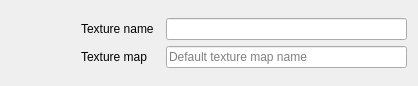
<?xml version="1.0" encoding="UTF-8"?>
<ui version="4.0">
 <class>ImportedTile</class>
 <widget class="QWidget" name="ImportedTile">
  <property name="geometry">
   <rect>
    <x>0</x>
    <y>0</y>
    <width>418</width>
    <height>81</height>
   </rect>
  </property>
  <property name="windowTitle">
   <string>Form</string>
  </property>
  <layout class="QHBoxLayout" name="horizontalLayout">
   <item>
    <widget class="QLabel" name="preview">
     <property name="sizePolicy">
      <sizepolicy hsizetype="Preferred" vsizetype="Preferred">
       <horstretch>0</horstretch>
       <verstretch>0</verstretch>
      </sizepolicy>
     </property>
     <property name="minimumSize">
      <size>
       <width>64</width>
       <height>64</height>
      </size>
     </property>
     <property name="maximumSize">
      <size>
       <width>64</width>
       <height>64</height>
      </size>
     </property>
     <property name="text">
      <string/>
     </property>
     <property name="scaledContents">
      <bool>true</bool>
     </property>
    </widget>
   </item>
   <item>
    <layout class="QVBoxLayout" name="verticalLayout">
     <item>
      <spacer name="verticalSpacer">
       <property name="orientation">
        <enum>Qt::Vertical</enum>
       </property>
       <property name="sizeHint" stdset="0">
        <size>
         <width>20</width>
         <height>40</height>
        </size>
       </property>
      </spacer>
     </item>
     <item>
      <layout class="QGridLayout" name="gridLayout">
       <item row="0" column="0">
        <widget class="QLabel" name="label">
         <property name="text">
          <string>Texture name</string>
         </property>
        </widget>
       </item>
       <item row="1" column="0" colspan="2">
        <widget class="QLabel" name="label_2">
         <property name="text">
          <string>Texture map</string>
         </property>
        </widget>
       </item>
       <item row="1" column="2">
        <widget class="QLineEdit" name="tag">
         <property name="sizePolicy">
          <sizepolicy hsizetype="Expanding" vsizetype="Fixed">
           <horstretch>0</horstretch>
           <verstretch>0</verstretch>
          </sizepolicy>
         </property>
         <property name="text">
          <string/>
         </property>
         <property name="readOnly">
          <bool>false</bool>
         </property>
         <property name="placeholderText">
          <string>Default texture map name</string>
         </property>
        </widget>
       </item>
       <item row="0" column="2">
        <widget class="QLineEdit" name="name">
         <property name="sizePolicy">
          <sizepolicy hsizetype="Expanding" vsizetype="Fixed">
           <horstretch>0</horstretch>
           <verstretch>0</verstretch>
          </sizepolicy>
         </property>
         <property name="text">
          <string/>
         </property>
         <property name="readOnly">
          <bool>false</bool>
         </property>
         <property name="placeholderText">
          <string/>
         </property>
        </widget>
       </item>
      </layout>
     </item>
     <item>
      <spacer name="verticalSpacer_2">
       <property name="orientation">
        <enum>Qt::Vertical</enum>
       </property>
       <property name="sizeHint" stdset="0">
        <size>
         <width>20</width>
         <height>40</height>
        </size>
       </property>
      </spacer>
     </item>
    </layout>
   </item>
  </layout>
 </widget>
 <tabstops>
  <tabstop>name</tabstop>
  <tabstop>tag</tabstop>
 </tabstops>
 <resources/>
 <connections/>
</ui>
